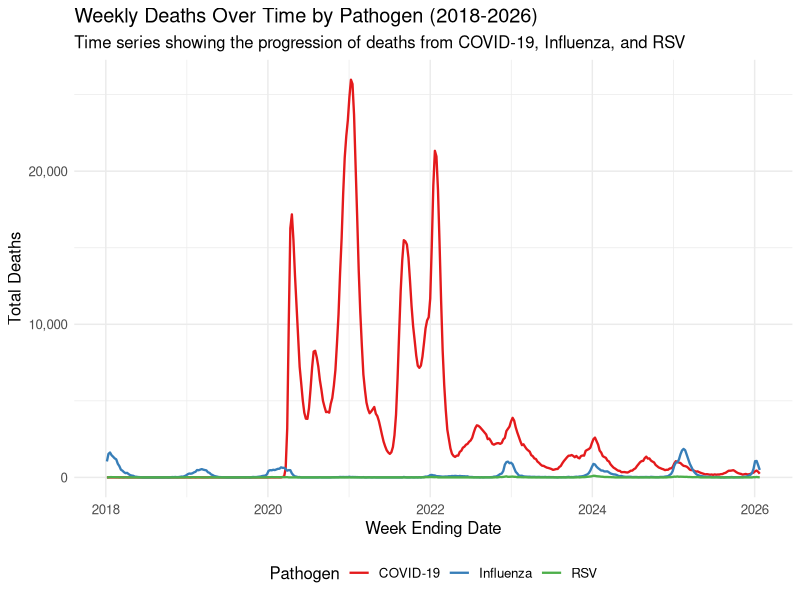
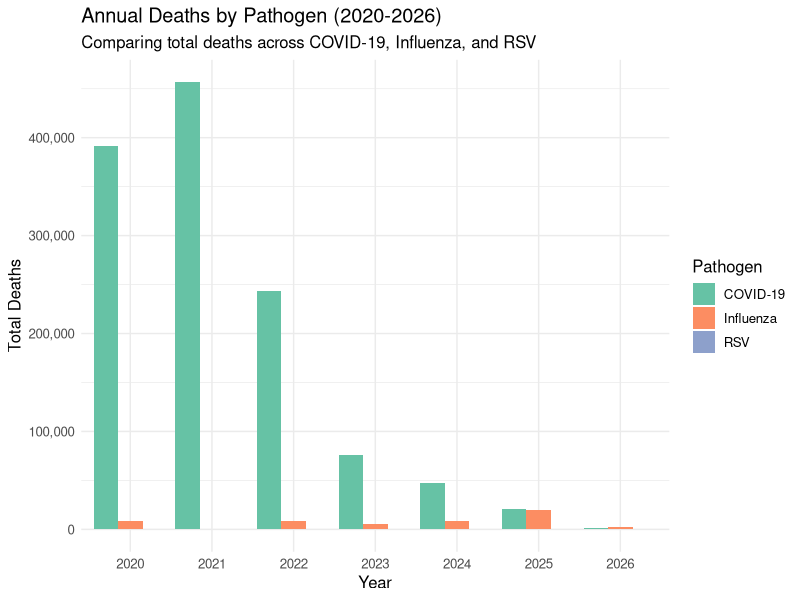
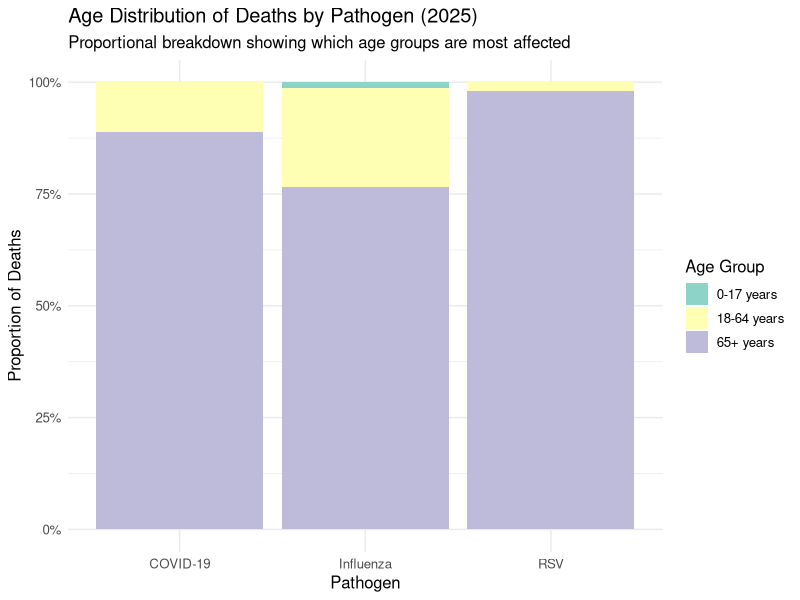
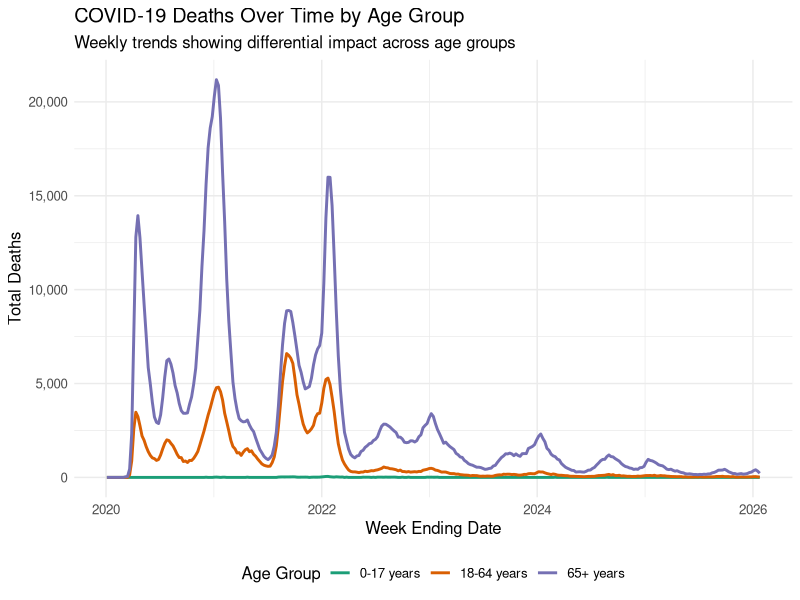
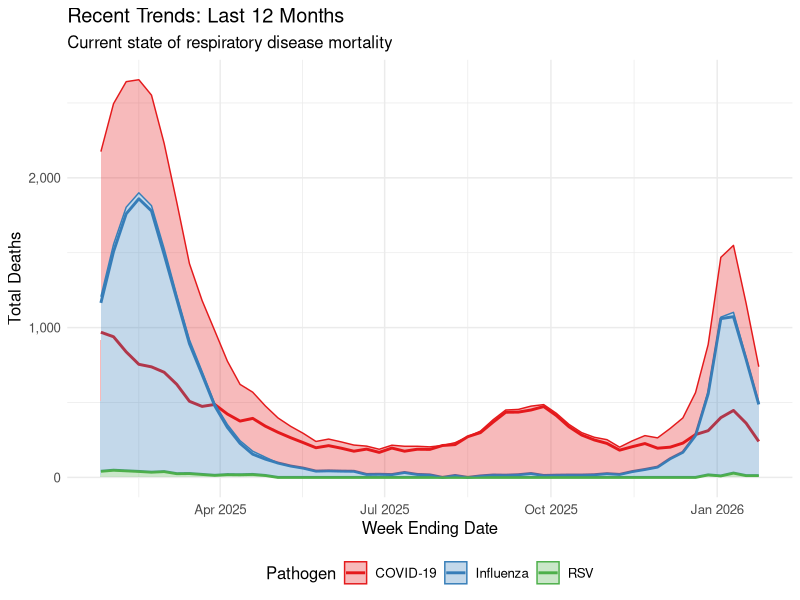
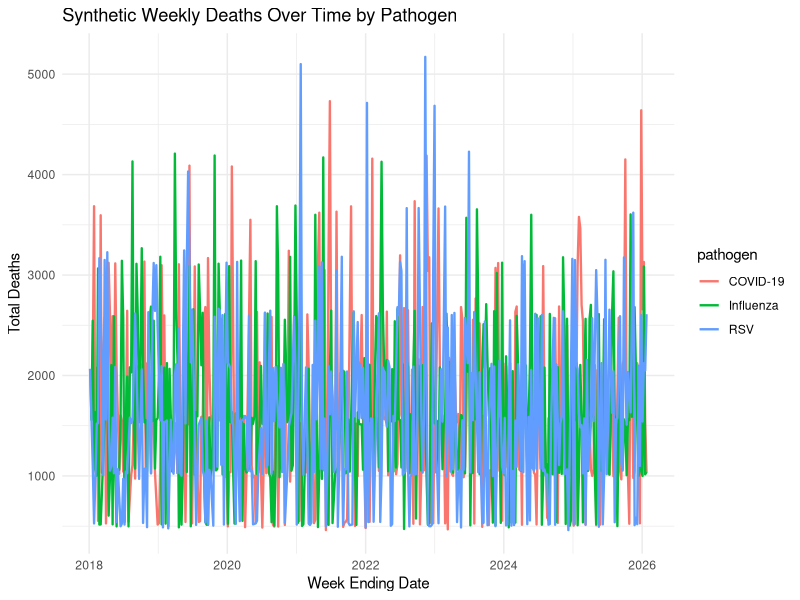

The R script that drew these images, in order:
## ---- chunk 1
library(tidyverse)
library(scales)
library(lubridate)
library(dplyr)

#AI tools were used to help understand the mutate function

#Read and clean data
#Removing any commas in the numbers and fixing any null values by replacing them with zero

data_clean <- read_csv("Provisional_Percent_of_Deaths_for_COVID-19,_Influenza,_and_RSV_by_Select_Characteristics_20260210.csv") %>%
  mutate(
    deaths = as.numeric(gsub(",", "", deaths)),
    total_deaths = as.numeric(gsub(",", "", total_deaths)),
    weekending_date = ymd(weekending_date)
  ) %>%
  replace_na(list(deaths = 0))

#Removing additional columns to simplify analysis
data_clean <- data_clean %>% select(-data_as_of, -start_date, -end_date, -group,-month, -state, -mmwr_week, -provisional, -suppressed, -percent_deaths)

#Removing rows that calculate other demographic groups outside of Age Group
data_clean <- data_clean %>%
  filter(grepl("Age Group", demographic_type))
## ---- chunk 2
names(data_clean) 
## ---- chunk 3
#AI tools were also used to clean up graphs

# Time Series - Weekly Deaths by Pathogen
data_clean %>%
  filter(pathogen != "Combined") %>%
  group_by(weekending_date, pathogen) %>%
  summarise(total_deaths = sum(deaths, na.rm = TRUE), .groups = "drop") %>%
  ggplot(aes(x = weekending_date, y = total_deaths, color = pathogen)) +
  geom_line(linewidth = 0.8) +
  scale_y_continuous(labels = label_comma()) +
  scale_color_brewer(palette = "Set1") +
  theme_minimal() +
  labs(
    title = "Weekly Deaths Over Time by Pathogen (2018-2026)",
    subtitle = "Time series showing the progression of deaths from COVID-19, Influenza, and RSV",
    x = "Week Ending Date",
    y = "Total Deaths",
    color = "Pathogen"
  ) +
  theme(
    text = element_text(size = 12),
    legend.position = "bottom"
  )

# Yearly Comparison - Total Deaths by Pathogen
data_clean %>%
  filter(pathogen != "Combined", year >= 2020) %>%
  group_by(year, pathogen) %>%
  summarise(total_deaths = sum(deaths, na.rm = TRUE), .groups = "drop") %>%
  ggplot(aes(x = factor(year), y = total_deaths, fill = pathogen)) +
  geom_bar(stat = "identity", position = "dodge") +
  scale_y_continuous(labels = label_comma()) +
  scale_fill_brewer(palette = "Set2") +
  theme_minimal() +
  labs(
    title = "Annual Deaths by Pathogen (2020-2026)",
    subtitle = "Comparing total deaths across COVID-19, Influenza, and RSV",
    x = "Year",
    y = "Total Deaths",
    fill = "Pathogen"
  ) +
  theme(text = element_text(size = 12))

# Age Group Distribution - Stacked Proportions
data_clean %>%
  filter(pathogen != "Combined", demographic_type == "Age Group", year == 2025) %>%
  group_by(pathogen, demographic_values) %>%
  summarise(total_deaths = sum(deaths, na.rm = TRUE), .groups = "drop") %>%
  group_by(pathogen) %>%
  mutate(proportion = total_deaths / sum(total_deaths)) %>%
  ggplot(aes(x = pathogen, y = proportion, fill = demographic_values)) +
  geom_bar(stat = "identity", position = "fill") +
  scale_y_continuous(labels = percent_format()) +
  scale_fill_brewer(palette = "Set3") +
  theme_minimal() +
  labs(
    title = "Age Distribution of Deaths by Pathogen (2025)",
    subtitle = "Proportional breakdown showing which age groups are most affected",
    x = "Pathogen",
    y = "Proportion of Deaths",
    fill = "Age Group"
  ) +
  theme(text = element_text(size = 12))

# COVID-19 Focus - Timeline by Age Group
data_clean %>%
  filter(pathogen == "COVID-19",
         demographic_type == "Age Group",
         year >= 2020) %>%
  group_by(weekending_date, demographic_values) %>%
  summarise(total_deaths = sum(deaths, na.rm = TRUE), .groups = "drop") %>%
  ggplot(aes(x = weekending_date, y = total_deaths, color = demographic_values)) +
  geom_line(linewidth = 1) +
  scale_y_continuous(labels = label_comma()) +
  scale_color_brewer(palette = "Dark2") +
  theme_minimal() +
  labs(
    title = "COVID-19 Deaths Over Time by Age Group",
    subtitle = "Weekly trends showing differential impact across age groups",
    x = "Week Ending Date",
    y = "Total Deaths",
    color = "Age Group"
  ) +
  theme(
    text = element_text(size = 12),
    legend.position = "bottom"
  )

# Recent Trends - Last 12 Months
data_clean %>%
  filter(pathogen != "Combined",
         weekending_date >= max(weekending_date) - months(12)) %>%
  group_by(weekending_date, pathogen) %>%
  summarise(total_deaths = sum(deaths, na.rm = TRUE), .groups = "drop") %>%
  ggplot(aes(x = weekending_date, y = total_deaths, color = pathogen, fill = pathogen)) +
  geom_line(linewidth = 1) +
  geom_area(alpha = 0.3) +
  scale_y_continuous(labels = label_comma()) +
  scale_color_brewer(palette = "Set1") +
  scale_fill_brewer(palette = "Set1") +
  theme_minimal() +
  labs(
    title = "Recent Trends: Last 12 Months",
    subtitle = "Current state of respiratory disease mortality",
    x = "Week Ending Date",
    y = "Total Deaths",
    color = "Pathogen",
    fill = "Pathogen"
  ) +
  theme(
    text = element_text(size = 12),
    legend.position = "bottom"
  )

# Summary Statistics
data_clean %>%
  filter(pathogen != "Combined", year >= 2020) %>%
  group_by(pathogen) %>%
  summarise(
    Total_Deaths = sum(deaths, na.rm = TRUE),
    Mean_Weekly_Deaths = mean(deaths, na.rm = TRUE),
    Max_Weekly_Deaths = max(deaths, na.rm = TRUE),
    Min_Weekly_Deaths = min(deaths, na.rm = TRUE)
  ) %>%
  arrange(desc(Total_Deaths)) %>%
  print()
## ---- chunk 4

# AI was used for guidance in structuring synthetic data generation and troubleshooting minor coding errors.

set.seed(123)

orig <- data_clean
n <- nrow(orig)

# Helper function to sample categorical variables
sample_like <- function(x, size) {
  probs <- prop.table(table(x))
  sample(names(probs), size = size, replace = TRUE, prob = as.numeric(probs))
}

# Helper function for count-style numeric variables
make_counts <- function(x, size) {
  mu <- mean(x, na.rm = TRUE)
  mu <- ifelse(is.na(mu) || mu < 0.1, 1, mu)
  rpois(size, lambda = mu)
}

syn <- tibble(
  year = sample_like(orig$year, n),
  weekending_date = sample(orig$weekending_date, n, replace = TRUE),
  demographic_type = sample_like(orig$demographic_type, n),
  demographic_values = sample_like(orig$demographic_values, n),
  pathogen = sample_like(orig$pathogen, n),
  deaths = make_counts(orig$deaths, n),
  total_deaths = make_counts(orig$total_deaths, n)
) %>%
  mutate(total_deaths = pmax(total_deaths, deaths))

glimpse(syn)
## ---- chunk 5
# --- Compare Original vs Synthetic ---

# Numeric comparison
orig %>%
  summarise(
    mean_deaths = mean(deaths, na.rm = TRUE),
    sd_deaths = sd(deaths, na.rm = TRUE),
    mean_total = mean(total_deaths, na.rm = TRUE),
    sd_total = sd(total_deaths, na.rm = TRUE)
  )

syn %>%
  summarise(
    mean_deaths = mean(deaths, na.rm = TRUE),
    sd_deaths = sd(deaths, na.rm = TRUE),
    mean_total = mean(total_deaths, na.rm = TRUE),
    sd_total = sd(total_deaths, na.rm = TRUE)
  )

# Pathogen proportions
orig %>% count(pathogen) %>% mutate(pct = n / sum(n))
syn %>% count(pathogen) %>% mutate(pct = n / sum(n))
## ---- chunk 6
# --- Synthetic Weekly Deaths by Pathogen ---

syn %>%
  filter(pathogen != "Combined") %>%
  group_by(weekending_date, pathogen) %>%
  summarise(total_deaths = sum(deaths), .groups = "drop") %>%
  ggplot(aes(x = weekending_date, y = total_deaths, color = pathogen)) +
  geom_line(linewidth = 0.8) +
  theme_minimal() +
  labs(
    title = "Synthetic Weekly Deaths Over Time by Pathogen",
    x = "Week Ending Date",
    y = "Total Deaths"
  )
